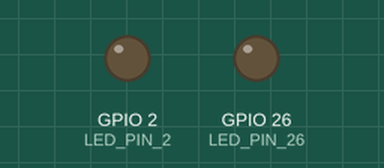
The sketch below on a simulated ESP32. Parts: output pins drawn as LEDs (lit = HIGH). What the sketch prints to the serial monitor is not drawn.

Above: at 0.4 s.
At 4.1 s:
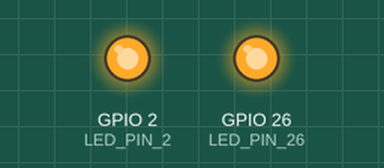
Timing chart, 0 to 10.2 s (numbered marks = the images above):
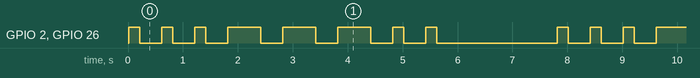

Measured:
- by itself, GPIO 2 (LED_PIN_2), GPIO 26 (LED_PIN_26): repeats every 7.8 s: 2 × (LOW 0.40 s, HIGH 0.20 s), 3 × (LOW 0.40 s, HIGH 0.60 s), 2 × (LOW 0.40 s, HIGH 0.20 s), LOW 2.2 s, HIGH 0.20 s
- by itself, everything shown: repeats every 7.8 s, in 16 steps

The sketch:

lab03.ino
```cpp
/*
 * SOS LED 闪烁程序 - 双LED版本
 * 支持: 13号端口(板载LED) + 26号端口(外接LED)
 * 信号模式: 短闪(200ms) ×3 → 长闪(600ms) ×3 → 短闪(200ms) ×3 → 停顿(2000ms)
 * 使用 millis() 实现非阻塞控制
 */

const int LED_PIN_2 = 2;        // 板载LED引脚
const int LED_PIN_26 = 26;        // 外接LED引脚（第26号端口）

// 时间常量（毫秒）
const unsigned long DOT_TIME = 200;      // 短闪持续时间
const unsigned long DASH_TIME = 600;     // 长闪持续时间
const unsigned long GAP_TIME = 200;      // 闪之间的间隔
const unsigned long CYCLE_PAUSE = 2000;  // 完整SOS后的停顿

// SOS 模式定义: 1=短闪, 2=长闪, 0=间隔
// 模式: S(短短短) - O(长长长) - S(短短短)
const int PATTERN[] = {1, 0, 1, 0, 1, 0,   // S: 短 间隔 短 间隔 短 间隔
                       2, 0, 2, 0, 2, 0,   // O: 长 间隔 长 间隔 长 间隔
                       1, 0, 1, 0, 1};     // S: 短 间隔 短 间隔 短
const int PATTERN_LENGTH = 15;

// 状态变量
enum State { LED_OFF, LED_ON, PAUSE_BETWEEN_CYCLES };
State currentState = LED_OFF;

int patternIndex = 0;                    // 当前执行到模式的哪一步
unsigned long previousMillis = 0;          // 记录上一次状态变化的时间
unsigned long currentInterval = 0;         // 当前状态需要持续的时间

void setup() {
  // 初始化两个LED引脚
  pinMode(LED_PIN_2, OUTPUT);
  pinMode(LED_PIN_26, OUTPUT);

  // 初始状态：全部熄灭
  digitalWrite(LED_PIN_2, LOW);
  digitalWrite(LED_PIN_26, LOW);

  Serial.begin(9600);
  Serial.println("双LED SOS 信号发送器启动...");
  Serial.println("端口13(板载LED) + 端口26(外接LED)");
}

// 同时控制两个LED的开关
void setBothLEDs(int state) {
  digitalWrite(LED_PIN_2, state);
  digitalWrite(LED_PIN_26, state);
}

void loop() {
  unsigned long currentMillis = millis();

  // 检查是否到了状态切换的时间
  if (currentMillis - previousMillis >= currentInterval) {
    previousMillis = currentMillis;

    switch (currentState) {
      case LED_OFF:
        // 熄灭状态结束，开始下一个闪烁
        if (patternIndex < PATTERN_LENGTH) {
          int signal = PATTERN[patternIndex];

          if (signal == 1) {
            // 短闪
            setBothLEDs(HIGH);
            currentInterval = DOT_TIME;
            Serial.print(".");
          } else if (signal == 2) {
            // 长闪
            setBothLEDs(HIGH);
            currentInterval = DASH_TIME;
            Serial.print("-");
          } else if (signal == 0) {
            // 间隔（保持熄灭，直接处理下一个）
            currentInterval = GAP_TIME;
            patternIndex++;
            return; // 不切换状态，保持OFF
          }

          currentState = LED_ON;
          patternIndex++;
        } else {
          // 一个完整SOS周期完成，进入长停顿
          Serial.println(" [SOS完成，等待下一轮...]");
          currentInterval = CYCLE_PAUSE;
          currentState = PAUSE_BETWEEN_CYCLES;
          patternIndex = 0;
        }
        break;

      case LED_ON:
        // 点亮结束，熄灭两个LED，准备下一个
        setBothLEDs(LOW);
        currentInterval = GAP_TIME;
        currentState = LED_OFF;
        break;

      case PAUSE_BETWEEN_CYCLES:
        // 长停顿结束，重新开始SOS
        currentState = LED_OFF;
        currentInterval = 0; // 立即开始
        Serial.println("开始新的SOS周期...");
        break;
    }
  }

  // 在这里可以添加其他非阻塞代码
  // 例如：读取传感器、处理串口数据等
}
```
